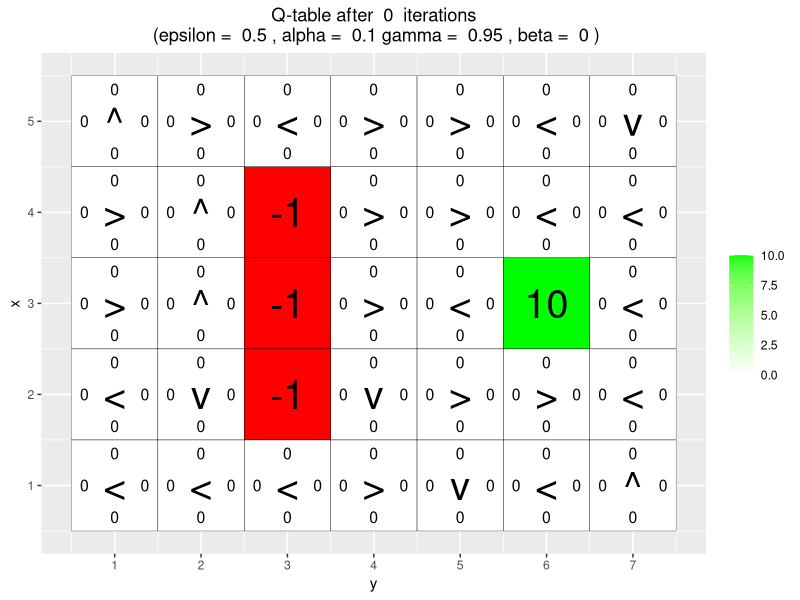
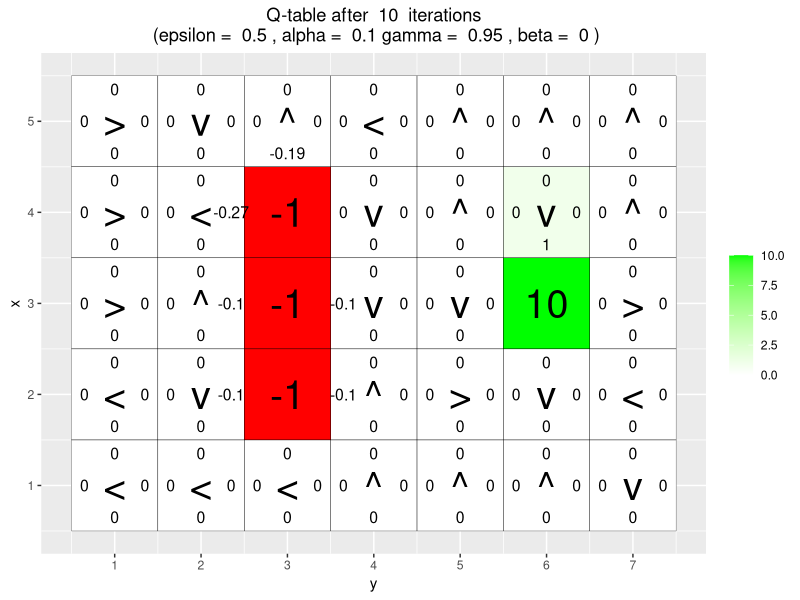
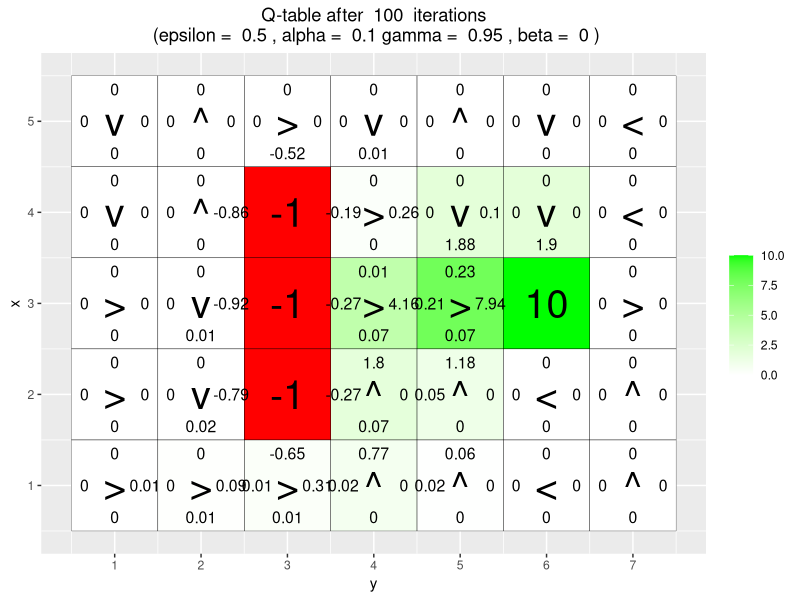
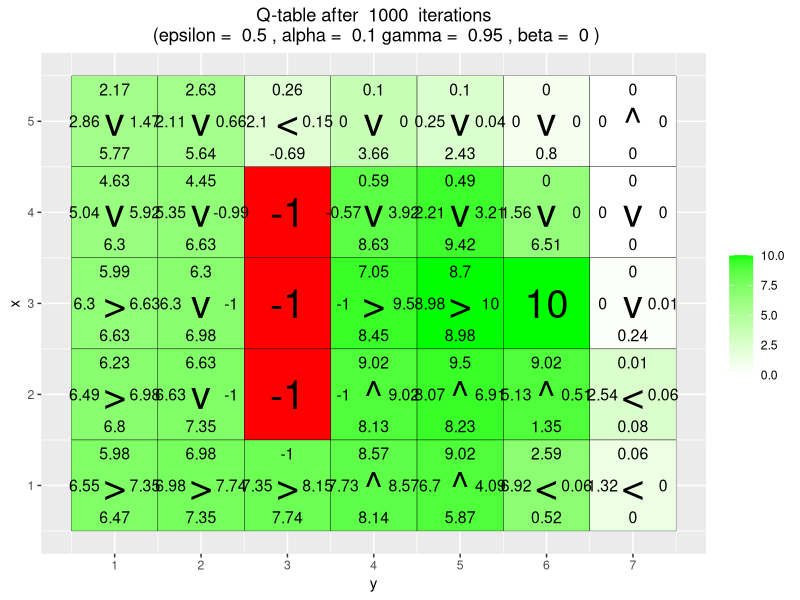
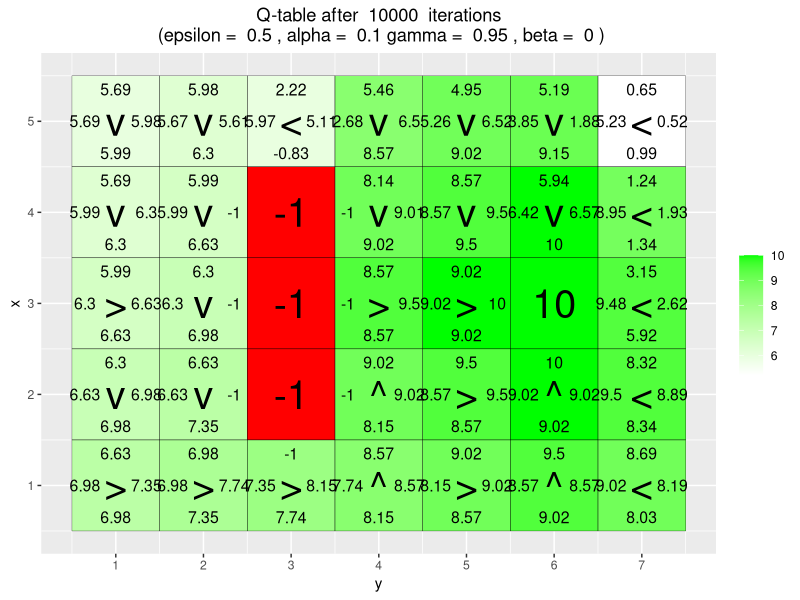
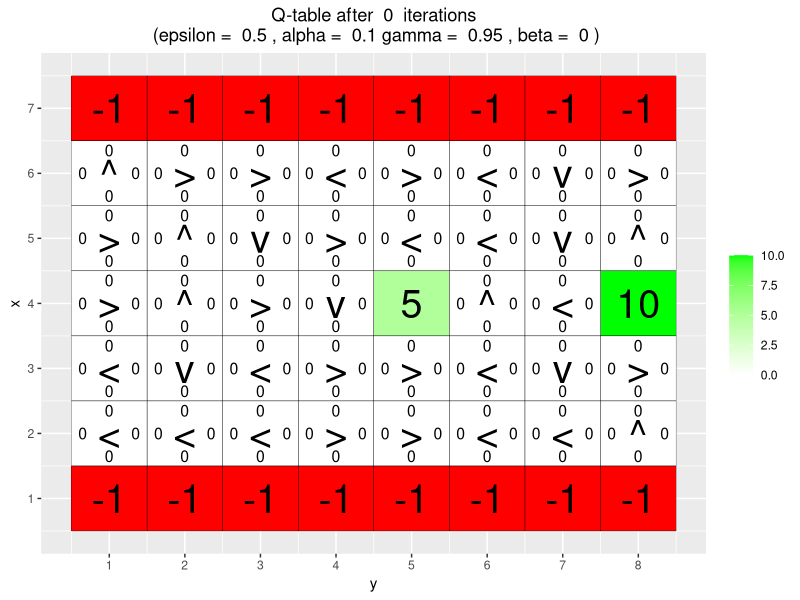
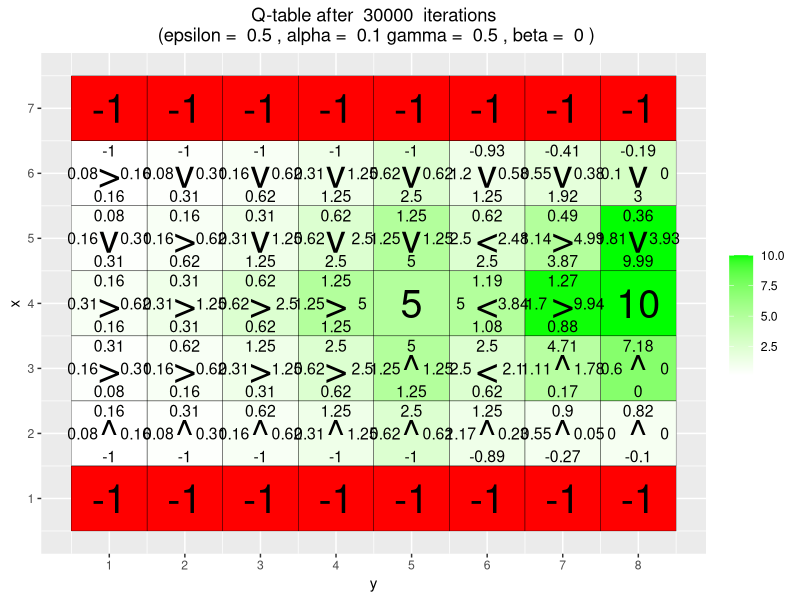
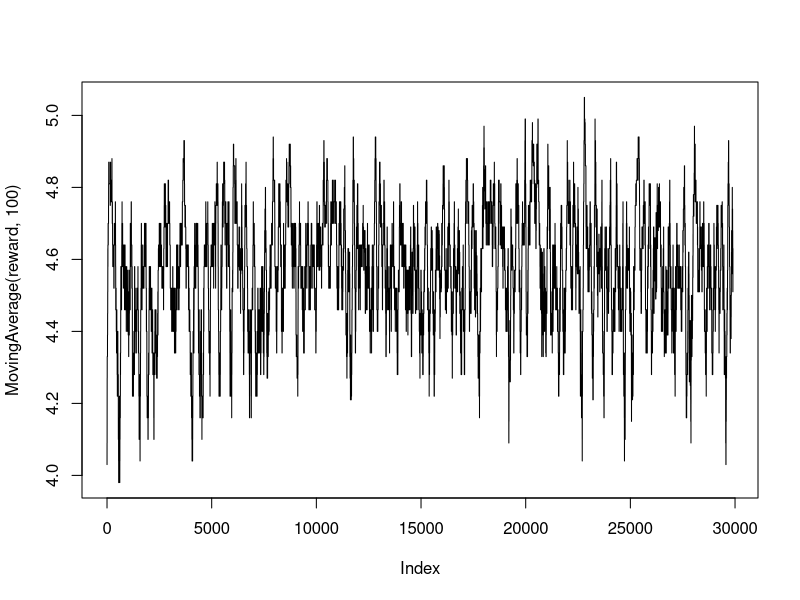

Write the R code that produced these figures, in order. (Note: a time limit stopped this script after it produced the figures.)
## ---- chunk 1
rm(list = ls())
# By Jose M. Peña and Joel Oskarsson.
# For teaching purposes.
# jose.m.pena@liu.se.

#####################################################################################################
# Q-learning
#####################################################################################################

# install.packages("ggplot2")
# install.packages("vctrs")
library(ggplot2)
set.seed(1234)

arrows <- c("^", ">", "v", "<")
action_deltas <- list(c(1,0), # up
                      c(0,1), # right
                      c(-1,0), # down
                      c(0,-1)) # left

vis_environment <- function(iterations=0, epsilon = 0.5, alpha = 0.1, gamma = 0.95, beta = 0){
  
  # Visualize an environment with rewards. 
  # Q-values for all actions are displayed on the edges of each tile.
  # The (greedy) policy for each state is also displayed.
  # 
  # Args:
  #   iterations, epsilon, alpha, gamma, beta (optional): for the figure title.
  #   reward_map (global variable): a HxW array containing the reward given at each state.
  #   q_table (global variable): a HxWx4 array containing Q-values for each state-action pair.
  #   H, W (global variables): environment dimensions.
  
  df <- expand.grid(x=1:H,y=1:W)
  foo <- mapply(function(x,y) ifelse(reward_map[x,y] == 0,q_table[x,y,1],NA),df$x,df$y)
  df$val1 <- as.vector(round(foo, 2))
  foo <- mapply(function(x,y) ifelse(reward_map[x,y] == 0,q_table[x,y,2],NA),df$x,df$y)
  df$val2 <- as.vector(round(foo, 2))
  foo <- mapply(function(x,y) ifelse(reward_map[x,y] == 0,q_table[x,y,3],NA),df$x,df$y)
  df$val3 <- as.vector(round(foo, 2))
  foo <- mapply(function(x,y) ifelse(reward_map[x,y] == 0,q_table[x,y,4],NA),df$x,df$y)
  df$val4 <- as.vector(round(foo, 2))
  foo <- mapply(function(x,y) 
    ifelse(reward_map[x,y] == 0,arrows[GreedyPolicy(x,y)],reward_map[x,y]),df$x,df$y)
  df$val5 <- as.vector(foo)
  foo <- mapply(function(x,y) ifelse(reward_map[x,y] == 0,max(q_table[x,y,]),
                                     ifelse(reward_map[x,y]<0,NA,reward_map[x,y])),df$x,df$y)
  df$val6 <- as.vector(foo)
  
  print(ggplot(df,aes(x = y,y = x)) +
          scale_fill_gradient(low = "white", high = "green", na.value = "red", name = "") +
          geom_tile(aes(fill=val6)) +
          geom_text(aes(label = val1),size = 4,nudge_y = .35,na.rm = TRUE) +
          geom_text(aes(label = val2),size = 4,nudge_x = .35,na.rm = TRUE) +
          geom_text(aes(label = val3),size = 4,nudge_y = -.35,na.rm = TRUE) +
          geom_text(aes(label = val4),size = 4,nudge_x = -.35,na.rm = TRUE) +
          geom_text(aes(label = val5),size = 10) +
          geom_tile(fill = 'transparent', colour = 'black') + 
          ggtitle(paste("Q-table after ",iterations," iterations\n",
                        "(epsilon = ",epsilon,", alpha = ",alpha,"gamma = ",gamma,", beta = ",beta,")")) +
          theme(plot.title = element_text(hjust = 0.5)) +
          scale_x_continuous(breaks = c(1:W),labels = c(1:W)) +
          scale_y_continuous(breaks = c(1:H),labels = c(1:H)))
  
}

GreedyPolicy <- function(x, y){
  
  # Get a greedy action for state (x,y) from q_table.
  #
  # Args:
  #   x, y: state coordinates.
  #   q_table (global variable): a HxWx4 array containing Q-values for each state-action pair.
  # 
  # Returns:
  #   An action, i.e. integer in {1,2,3,4}.
  
  # Your code here.
  q_values = q_table[x, y, ]
  
  best_actions = which(q_values == max(q_values))
  if (length(best_actions) > 1) {
    action = sample(best_actions, 1)
  } else {
    action = best_actions
  }
  return (action)
}

EpsilonGreedyPolicy <- function(x, y, epsilon){
  
  # Get an epsilon-greedy action for state (x,y) from q_table.
  #
  # Args:
  #   x, y: state coordinates.
  #   epsilon: probability of acting randomly.
  # 
  # Returns:
  #   An action, i.e. integer in {1,2,3,4}.
  
  # Your code here.
  if (epsilon >= runif(1)){
    action = sample(1:4, 1)
  } else {
    action = GreedyPolicy(x, y)
  }
  
  return (action)
}

transition_model <- function(x, y, action, beta){
  
  # Computes the new state after given action is taken. The agent will follow the action 
  # with probability (1-beta) and slip to the right or left with probability beta/2 each.
  # 
  # Args:
  #   x, y: state coordinates.
  #   action: which action the agent takes (in {1,2,3,4}).
  #   beta: probability of the agent slipping to the side when trying to move.
  #   H, W (global variables): environment dimensions.
  # 
  # Returns:
  #   The new state after the action has been taken.
  
  delta <- sample(-1:1, size = 1, prob = c(0.5*beta,1-beta,0.5*beta))
  final_action <- ((action + delta + 3) %% 4) + 1
  foo <- c(x,y) + unlist(action_deltas[final_action])
  foo <- pmax(c(1,1),pmin(foo,c(H,W)))
  
  return (foo)
}

q_learning <- function(start_state, epsilon = 0.5, alpha = 0.1, gamma = 0.95, 
                       beta = 0){
  
  #Initialize
  current_state = start_state
  episode_correction = 0
  reward = 0
  
  repeat{
    # Current state
    x = current_state[1]
    y = current_state[2]
    
    # Action
    action = EpsilonGreedyPolicy(x, y, epsilon)
    
    # Update state
    next_state = transition_model(x, y, action, beta)
    next_x = next_state[1]
    next_y = next_state[2]
    
    # Reward
    reward = reward_map[next_x, next_y]
    
    # New max Q value
    max_q_next = max(q_table[next_x, next_y, ])
    
    # Correction
    correction = reward + gamma * max_q_next - q_table[x, y, action]
    
    # Update q_table based on correction
    q_table[x, y, action] <<- q_table[x, y, action] + alpha * correction
    
    # Accumulate corrections
    episode_correction = episode_correction + correction
    
    # Update state
    current_state = next_state
    
    # End the episode if a terminal state (non-zero reward) is reached
    if (reward != 0) {
      break
    }
  }
  
  return (c(reward, episode_correction))
}

## ---- chunk 2
# Environment A (learning)
set.seed(1234)
H <- 5
W <- 7

reward_map <- matrix(0, nrow = H, ncol = W)
reward_map[3,6] <- 10
reward_map[2:4,3] <- -1

q_table <- array(0,dim = c(H,W,4))

vis_environment()

for(i in 1:10000){
  foo <- q_learning(start_state = c(3,1))
  
  if(any(i==c(10,100,1000,10000)))
    vis_environment(i)
}
## ---- chunk 3
# Environment B (the effect of epsilon and gamma)
set.seed(1234)

H <- 7
W <- 8

reward_map <- matrix(0, nrow = H, ncol = W)
reward_map[1,] <- -1
reward_map[7,] <- -1
reward_map[4,5] <- 5
reward_map[4,8] <- 10

q_table <- array(0,dim = c(H,W,4))

vis_environment()

MovingAverage <- function(x, n){
  
  cx <- c(0,cumsum(x))
  rsum <- (cx[(n+1):length(cx)] - cx[1:(length(cx) - n)]) / n
  
  return (rsum)
}

for(j in c(0.5,0.75,0.95)){
  q_table <- array(0,dim = c(H,W,4))
  reward <- NULL
  correction <- NULL
  
  for(i in 1:30000){
    foo <- q_learning(gamma = j, start_state = c(4,1))
    reward <- c(reward,foo[1])
    correction <- c(correction,foo[2])
  }
  
  vis_environment(i, gamma = j)
  plot(MovingAverage(reward,100),type = "l")
  plot(MovingAverage(correction,100),type = "l")
}

for(j in c(0.5,0.75,0.95)){
  q_table <- array(0,dim = c(H,W,4))
  reward <- NULL
  correction <- NULL
  
  for(i in 1:30000){
    foo <- q_learning(epsilon = 0.1, gamma = j, start_state = c(4,1))
    reward <- c(reward,foo[1])
    correction <- c(correction,foo[2])
  }
  
  vis_environment(i, epsilon = 0.1, gamma = j)
  plot(MovingAverage(reward,100),type = "l")
  plot(MovingAverage(correction,100),type = "l")
}
## ---- chunk 4
# Environment C (the effect of beta).
set.seed(1234)

H <- 3
W <- 6

reward_map <- matrix(0, nrow = H, ncol = W)
reward_map[1,2:5] <- -1
reward_map[1,6] <- 10

q_table <- array(0,dim = c(H,W,4))

vis_environment()

for(j in c(0,0.2,0.4,0.66)){
  q_table <- array(0,dim = c(H,W,4))
  
  for(i in 1:10000)
    foo <- q_learning(gamma = 0.6, beta = j, start_state = c(1,1))
  
  vis_environment(i, gamma = 0.6, beta = j)
}
